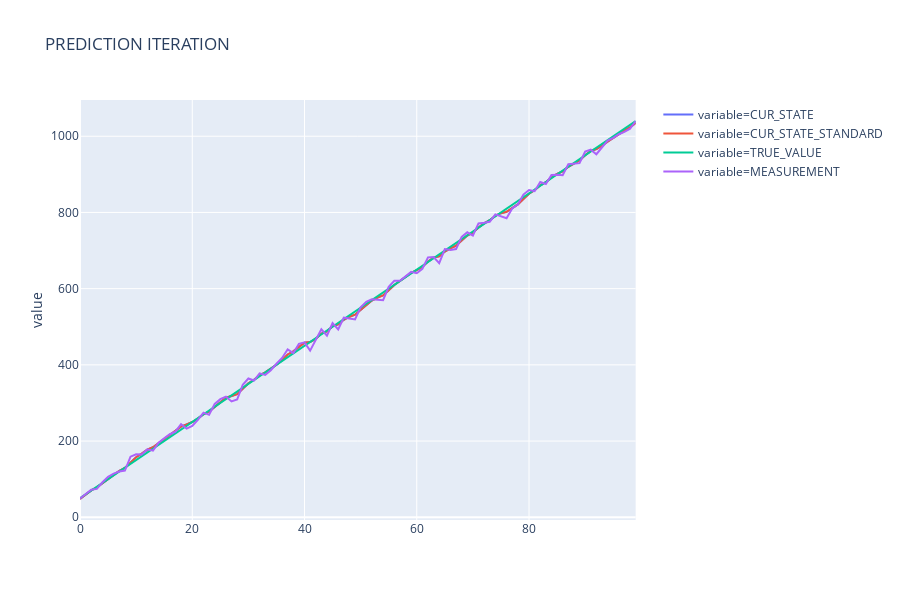

Notebook code cell kept with this figure:
### Code cell
px.line(pd.melt(
    res_df, value_vars=['CUR_STATE', 'CUR_STATE_STANDARD', 'TRUE_VALUE', 'MEASUREMENT']), y='value', color='variable',
       title='PREDICTION ITERATION')
